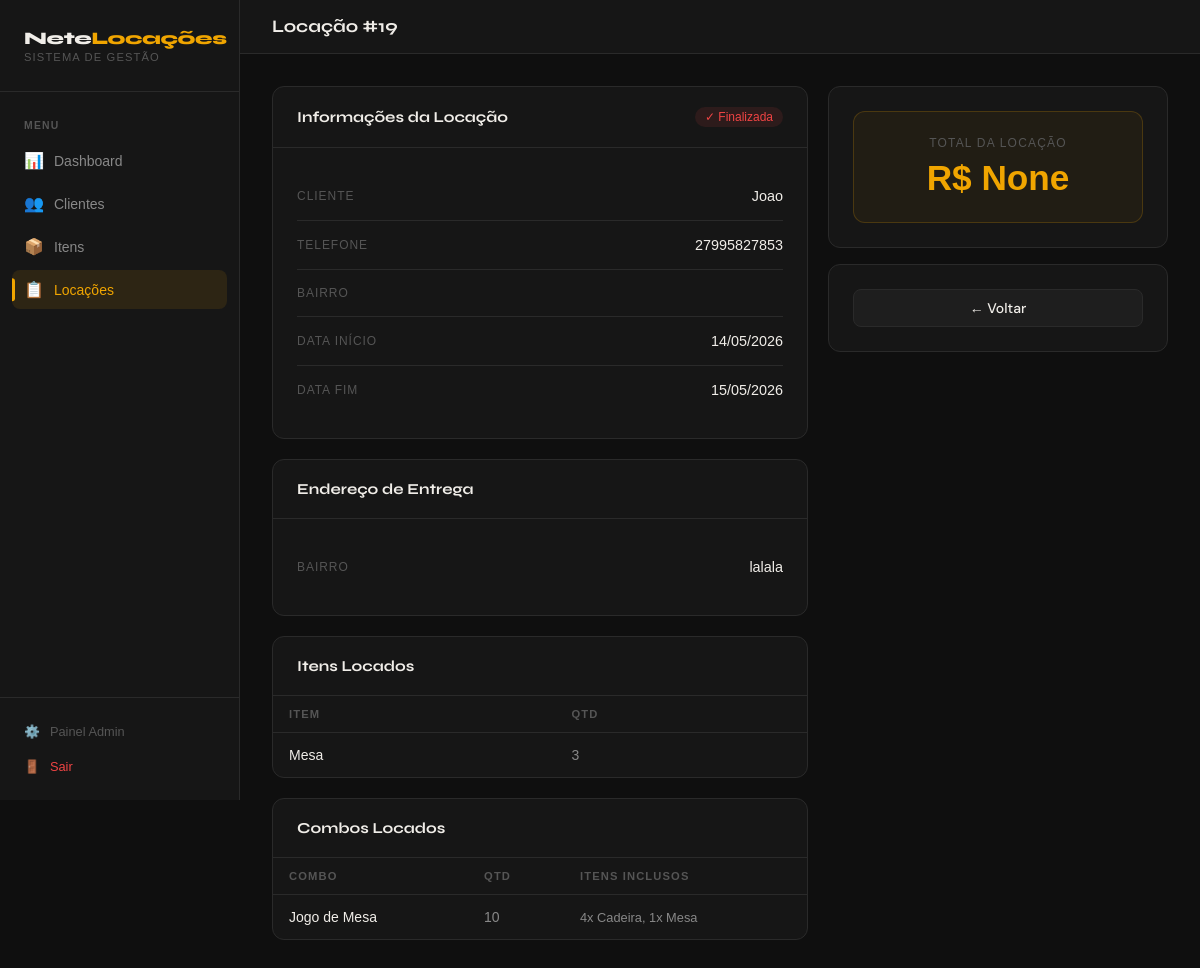
The app's page /locacoes/19/ (signed in) with its own data.
### locacao/models.py (models this page shows, shortened)
class Locacao(models.Model):
    STATUS_CHOICES = (
        ('ativa', 'Ativa'),
        ('finalizada', 'Finalizada'),
    )
    cliente = models.ForeignKey(Cliente, on_delete=models.CASCADE)
    data_inicio = models.DateField()
    data_fim = models.DateField()
    preco_total = models.DecimalField(max_digits=10, decimal_places=2, default=None, null= True, blank=True)
    observacoes = models.TextField(blank=True, null=True)
    status = models.CharField(max_length=20, choices=STATUS_CHOICES, default='ativa')
    endereco_rua = models.CharField(max_length=200, blank=True, null=True)
    endereco_numero = models.CharField(max_length=20, blank=True, null=True)
    endereco_bairro = models.CharField(max_length=100, blank=True, null=True)
    endereco_referencia = models.CharField(max_length=200, blank=True, null=True)

### cliente/models.py (models this page shows, shortened)
class Cliente(models.Model):
    nome = models.CharField(max_length=100, unique=True)
    telefone = models.CharField(max_length=15)
    bairro = models.CharField(max_length=100, blank=True)
    endereco = models.CharField(max_length=200, blank=True)
    cep = models.CharField(max_length=9, blank=True, null=True)
    class Meta:
        constraints = [
            models.UniqueConstraint(fields=['nome', 'telefone'], name='unique_cliente_nome_telefone')
        ]

### itemlocacao/models.py (models this page shows, shortened)
class ItemLocacao(models.Model):
    locacao = models.ForeignKey(Locacao, on_delete=models.CASCADE, related_name='items')
    item = models.ForeignKey(Item, on_delete=models.CASCADE)
    quantidade = models.IntegerField()
    preco_unitario = models.DecimalField(max_digits=10, decimal_places=2, null=True, blank=True)

### item/models.py (models this page shows, shortened)
class Item(models.Model):
    TIPO_CHOICES = (
        ('cadeira', 'Cadeira'),
        ('mesa', 'Mesa'),
        ('pula_pula-pequeno', 'Pula Pula-pequeno'),
        ('piscina_bolinha', 'Piscina de Bolinha'),
        ('pula_pula-grande', 'Pula Pula-grande'),
    )
    tipo = models.CharField(max_length=20, choices=TIPO_CHOICES)
    quantidade_estoque = models.IntegerField()

### combo/models.py (models this page shows, shortened)
class ComboLocacao(models.Model):
    locacao = models.ForeignKey(Locacao, on_delete=models.CASCADE, related_name='combos')
    combo = models.ForeignKey(Combo, on_delete=models.CASCADE)
    quantidade = models.IntegerField()

class Combo(models.Model):
    nome = models.CharField(max_length=100)
    descricao = models.CharField(max_length=200, blank=True, null=True)

class ComboItem(models.Model):
    combo = models.ForeignKey(Combo, on_delete=models.CASCADE, related_name='itens')
    item = models.ForeignKey(Item, on_delete=models.CASCADE)
    quantidade = models.IntegerField()

### core/views.py (the view)
# urls.py: path('locacoes/<int:pk>/', views.locacao_detalhe, name='locacao_detalhe'),
@login_required
def locacao_detalhe(request, pk):
    locacao = get_object_or_404(Locacao, pk=pk)
    itens = locacao.items.select_related('item').all()
    combos = locacao.combos.select_related('combo').all()
    return render(request, 'locacoes/detalhe.html', {'locacao': locacao, 'itens': itens, 'combos': combos})

### templates/locacoes/detalhe.html (shortened to what this page needs)
{% extends 'base/base.html' %}
{% block page_title %}Locação #{{ locacao.pk }}{% endblock %}
{% block content %}
<div class="detalhe-grid">
    <div style="display:flex;flex-direction:column;gap:20px">
        <div class="card">
            <div class="card-header">
                <span class="card-title">Informações da Locação</span>
                {% if locacao.status == 'ativa' %}
                    <span class="badge badge-green">● Ativa</span>
                {% else %}
                    <span class="badge badge-red">✓ Finalizada</span>
                {% endif %}
            </div>
            <div class="card-body">
                <div class="info-item">
                    <span class="info-label">Cliente</span>
                    <span class="info-value">{{ locacao.cliente.nome }}</span>
                </div>
                <div class="info-item">
                    <span class="info-label">Telefone</span>
                    <span class="info-value">{{ locacao.cliente.telefone }}</span>
                </div>
                <div class="info-item">
                    <span class="info-label">Bairro</span>
                </div>
                <div class="info-item">
                    <span class="info-label">Data Início</span>
                    <span class="info-value">{{ locacao.data_inicio|date:"d/m/Y" }}</span>
                </div>
                <div class="info-item">
                    <span class="info-label">Data Fim</span>
                    <span class="info-value">{{ locacao.data_fim|date:"d/m/Y" }}</span>
                </div>
            </div>
        </div>
        {% if locacao.endereco_rua or locacao.endereco_bairro %}
        <div class="card">
            <div class="card-header">
                <span class="card-title">Endereço de Entrega</span>
            </div>
            <div class="card-body">
                {% if locacao.endereco_bairro %}
                <div class="info-item">
                    <span class="info-label">Bairro</span>
                    <span class="info-value">{{ locacao.endereco_bairro }}</span>
                </div>
                {% endif %}
            </div>
        </div>
        {% endif %}
        <div class="card">
            <div class="card-header">
                <span class="card-title">Itens Locados</span>
            </div>
            <div class="table-wrap">
                {% if itens %}
                <table>
                    <thead>
                        <tr>
                            <th>Item</th>
                            <th>Qtd</th>
                        </tr>
                    </thead>
                    <tbody>
                        {% for il in itens %}
                        <tr>
                            <td style="color:var(--text)">{{ il.item.get_tipo_display }}</td>
                            <td>{{ il.quantidade }}</td>
                        </tr>
                        {% endfor %}
                    </tbody>
                </table>
                {% else %}
                <div class="empty">
                    <p>Nenhum item nesta locação.</p>
                </div>
                {% endif %}
            </div>
        </div>
        {% if combos %}
        <div class="card">
            <div class="card-header">
                <span class="card-title">Combos Locados</span>
            </div>
            <div class="table-wrap">
                <table>
                    <thead>
                        <tr>
                            <th>Combo</th>
                            <th>Qtd</th>
                            <th>Itens inclusos</th>
                        </tr>
                    </thead>
                    <tbody>
                        {% for cl in combos %}
                        <tr>
                            <td style="color:var(--text)">{{ cl.combo.nome }}</td>
                            <td>{{ cl.quantidade }}</td>
                            <td style="color:var(--text2);font-size:0.8rem">
                                {% for ci in cl.combo.itens.all %}
                                    {{ ci.quantidade }}x {{ ci.item.get_tipo_display }}{% if not forloop.last %}, {% endif %}
                                {% endfor %}
                            </td>
                        </tr>
                        {% endfor %}
                    </tbody>
                </table>
            </div>
        </div>
        {% endif %}
    </div>
    <div style="display:flex;flex-direction:column;gap:16px">
        <div class="card">
            <div class="card-body">
                <div class="total-box">
                    <div class="total-label">Total da Locação</div>
                    <div class="total-value">R$ {{ locacao.preco_total }}</div>
                </div>
            </div>
        </div>
        <div class="card">
            <div class="card-body" style="display:flex;flex-direction:column;gap:10px">
                <a href="{% url 'locacoes_list' %}" class="btn btn-secondary" style="width:100%;justify-content:center">
                    ← Voltar
                </a>
            </div>
        </div>
    </div>
</div>
{% endblock %}

### templates/base/base.html (style rules this page uses)
*, *::before, *::after { box-sizing: border-box; margin: 0; padding: 0; }
:root { --bg: #0f0f0f; --bg2: #161616; --bg3: #1e1e1e; --border: #2a2a2a; --accent: #f0a500; --accent2: #ff6b35; --text: #f0ede8; --text2: #888; --text3: #555; --green: #22c55e; --red: #ef4444; --blue: #3b82f6; --radius: 12px; --sidebar: 240px; }
body { font-family: 'Anton', sans-serif; background: var(--bg); color: var(--text); min-height: 100vh; display: flex; }
.btn { display: inline-flex; align-items: center; gap: 8px; padding: 9px 18px; border-radius: 8px; font-size: 0.875rem; font-weight: 500; font-family: 'DM Sans', sans-serif; cursor: pointer; text-decoration: none; border: none; transition: all 0.15s ease; white-space: nowrap; }
.btn-secondary { background: var(--bg3); color: var(--text); border: 1px solid var(--border); }
.card { background: var(--bg2); border: 1px solid var(--border); border-radius: var(--radius); overflow: hidden; }
.card-header { padding: 20px 24px; border-bottom: 1px solid var(--border); display: flex; align-items: center; justify-content: space-between; }
.card-title { font-family: 'Syne', sans-serif; font-size: 0.95rem; font-weight: 700; }
.card-body { padding: 24px; }
.table-wrap { overflow-x: auto; }
table { width: 100%; border-collapse: collapse; font-size: 0.875rem; }
th { text-align: left; padding: 12px 16px; font-size: 0.7rem; text-transform: uppercase; letter-spacing: 0.1em; color: var(--text3); font-weight: 600; border-bottom: 1px solid var(--border); }
td { padding: 14px 16px; border-bottom: 1px solid var(--border); color: var(--text2); }
tr:last-child td { border-bottom: none; }
.badge { display: inline-flex; align-items: center; gap: 4px; padding: 3px 10px; border-radius: 20px; font-size: 0.75rem; font-weight: 500; }
.badge-red { background: rgba(239,68,68,0.1); color: var(--red); }

### templates/locacoes/detalhe.html (style rules this page uses)
.detalhe-grid { display: grid; grid-template-columns: 1fr 340px; gap: 20px; }
.info-item { padding: 16px 0; border-bottom: 1px solid var(--border); display: flex; justify-content: space-between; align-items: center; }
.info-item:last-child { border-bottom: none; }
.info-label { font-size: 0.75rem; color: var(--text3); text-transform: uppercase; letter-spacing: 0.08em; }
.info-value { font-size: 0.9rem; color: var(--text); font-weight: 500; }
.total-box { background: rgba(240,165,0,0.05); border: 1px solid rgba(240,165,0,0.2); border-radius: var(--radius); padding: 24px; text-align: center; }
.total-label { font-size: 0.75rem; color: var(--text3); text-transform: uppercase; letter-spacing: 0.1em; margin-bottom: 8px; }
.total-value { font-family: 'Anton', sans-serif; font-size: 2.2rem; font-weight: 800; color: var(--accent); }

### records on screen
Locacao: pk "19", cliente.nome "Joao", cliente.telefone "27995827853", data_inicio "14/05/2026", data_fim "15/05/2026", endereco_bairro "lalala", preco_total "None"
ItemLocacao: item.tipo "Mesa", quantidade "3"
ComboLocacao: combo.nome "Jogo de Mesa", quantidade "10"
ComboItem: quantidade "4", item.tipo "Cadeira"
ComboItem: quantidade "1", item.tipo "Mesa"
